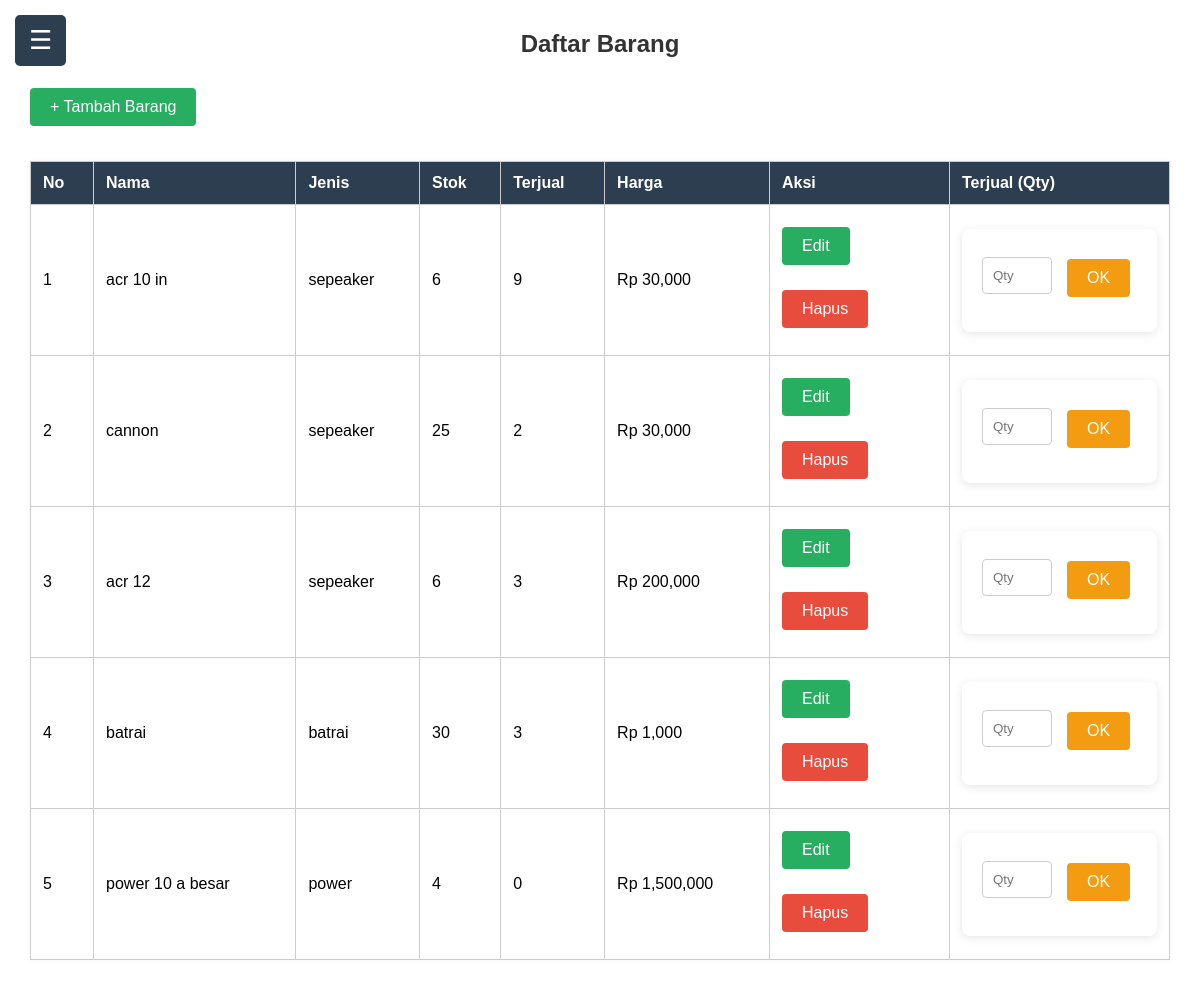
Screenshot of / (signed in) with the database file from the repository.
### tables this page shows
CREATE TABLE `barang` (
  `id` int(11) NOT NULL AUTO_INCREMENT,
  `nama_barang` varchar(100) DEFAULT NULL,
  `jenis_barang` varchar(50) DEFAULT NULL,
  `stok` int(11) DEFAULT NULL,
  `harga` int(11) DEFAULT NULL,
  `terjual` int(11) DEFAULT 0,
  PRIMARY KEY (`id`)
);

### index.php (the view, shortened to what this page needs)
<?php include 'session.php'; include 'koneksi.php'; ?>
<!DOCTYPE html>
<html>
<head>
    <link rel="stylesheet" href="style.css?v=<?= time(); ?>">
</head>
<body>
<div class="menu-toggle" onclick="toggleSidebar()">☰</div>
<div class="main-content">
    <h1>Daftar Barang</h1>
    <a href="tambah_barang.php" class="btn">+ Tambah Barang</a>
    <table>
        <tr>
            <th>No</th>
            <th>Nama</th>
            <th>Jenis</th>
            <th>Stok</th>
            <th>Terjual</th>
            <th>Harga</th>
            <?php if ($_SESSION['role'] == 'admin'): ?>
                <th style="width: 180px;">Aksi</th>
            <?php endif; ?>
            <th style="width: 220px;">Terjual (Qty)</th>
        </tr>
        <?php
        $no = 1;
        $data = mysqli_query($koneksi, "SELECT * FROM barang");
        while ($d = mysqli_fetch_array($data)) {
        ?>
        <tr>
            <td><?= $no++ ?></td>
            <td><?= $d['nama_barang'] ?></td>
            <td><?= $d['jenis_barang'] ?></td>
            <td>
                <?= ($d['stok'] == 0) ? '<span style="color:red; font-weight:bold;">Habis</span>' : $d['stok'] ?>
            </td>
            <td><?= $d['terjual'] ?></td>
            <td>Rp <?= number_format($d['harga']) ?></td>
            <?php if ($_SESSION['role'] == 'admin'): ?>
            <td style="width: 180px;">
                <a href="edit_barang.php?id=<?= $d['id'] ?>" class="btn">Edit</a>
                <a href="hapus_barang.php?id=<?= $d['id'] ?>" class="btn red"
                   onclick="return confirm('Yakin ingin menghapus barang ini?')">Hapus</a>
            </td>
            <?php endif; ?>
            <td style="width: 220px;">
                <form action="kurangi_stok.php" method="POST" style="display:flex; gap:8px; align-items:center;">
                    <input type="number" name="jumlah" min="1" max="<?= $d['stok'] ?>" placeholder="Qty"
                           style="width: 70px;" required <?= ($d['stok'] == 0) ? 'disabled' : '' ?>>
                    <button type="submit" class="btn" style="background-color:#f39c12;"
                            <?= ($d['stok'] == 0) ? 'disabled' : '' ?>>OK</button>
                </form>
            </td>
        </tr>
        <?php } ?>
    </table>
</div>
</body>
</html>

### style.css (style rules this page uses)
body { font-family: 'Segoe UI', sans-serif; display: flex; min-height: 100vh; background-color: #f4f6f8; margin: 0; padding: 0; }
a { text-decoration: none; color: #4CAF50; }
button, .btn { background-color: #4CAF50; color: white; padding: 10px 20px; border: none; border-radius: 4px; cursor: pointer; display: inline-block; margin: 10px auto; font-size: 16px; }
form { max-width: 500px; margin: auto; background: white; padding: 20px; border-radius: 8px; box-shadow: 0 2px 10px rgba(0,0,0,0.1); }
input[type="text"], input[type="number"], input[type="password"], input[type="email"], textarea { width: 100%; padding: 10px; margin-bottom: 15px; border: 1px solid #ccc; border-radius: 4px; box-sizing: border-box; }
table { width: 100%; border-collapse: collapse; margin-top: 20px; background: white; box-shadow: 0 0 5px rgba(0,0,0,0.05); }
th, td { border: 1px solid #ddd; padding: 12px; text-align: center; }
th { background-color: #4CAF50; color: white; }
td a { color: #4CAF50; margin: 0 5px; }
* { margin: 0; padding: 0; box-sizing: border-box; }
body { font-family: 'Segoe UI', sans-serif; display: flex; min-height: 100vh; background-color: #f4f6f8; }
.main-content { flex: 1; padding: 30px; background: #fff; }
h1 { font-size: 24px; margin-bottom: 20px; }
table { width: 100%; border-collapse: collapse; background: #fff; box-shadow: 0 0 5px rgba(0,0,0,0.05); }
th, td { border: 1px solid #ccc; padding: 12px; text-align: left; }
th { background-color: #2c3e50; color: white; }
button, .btn { padding: 8px 14px; background-color: #27ae60; color: white; border: none; border-radius: 4px; cursor: pointer; margin-bottom: 15px; display: inline-block; }
.btn.red { background-color: #c0392b; }
body { font-family: Arial, sans-serif; background: #f4f4f4; overflow-x: auto; }
.main-content { margin-left: 0; transition: margin-left 0.3s; }
h1 { margin-bottom: 20px; color: #333; text-align: center; }
table { width: 100%; border-collapse: collapse; margin-top: 20px; background: white; }
th, td { padding: 12px; border: 1px solid #ccc; text-align: left; }
.btn { padding: 10px 20px; background-color: #27ae60; color: white; border: none; cursor: pointer; text-decoration: none; display: inline-block; margin-top: 10px; }
.btn.red { background-color: #e74c3c; }
input[type="text"], input[type="password"], input[type="number"] { padding: 10px; width: 100%; margin-bottom: 10px; border: 1px solid #ccc; border-radius: 4px; }
.menu-toggle { position: fixed; top: 15px; left: 15px; font-size: 26px; background-color: #2c3e50; color: white; border: none; padding: 10px 14px; border-radius: 5px; z-index: 1001; }

### rows the page displays
barang: nama_barang "acr 10 in", jenis_barang "sepeaker", stok "6", terjual "9", harga "30,000"
barang: nama_barang "cannon", jenis_barang "sepeaker", stok "25", terjual "2", harga "30,000"
barang: nama_barang "acr 12", jenis_barang "sepeaker", stok "6", terjual "3", harga "200,000"
barang: nama_barang "batrai", jenis_barang "batrai", stok "30", terjual "3", harga "1,000"
barang: nama_barang "power 10 a besar", jenis_barang "power", stok "4", terjual "0", harga "1,500,000"
